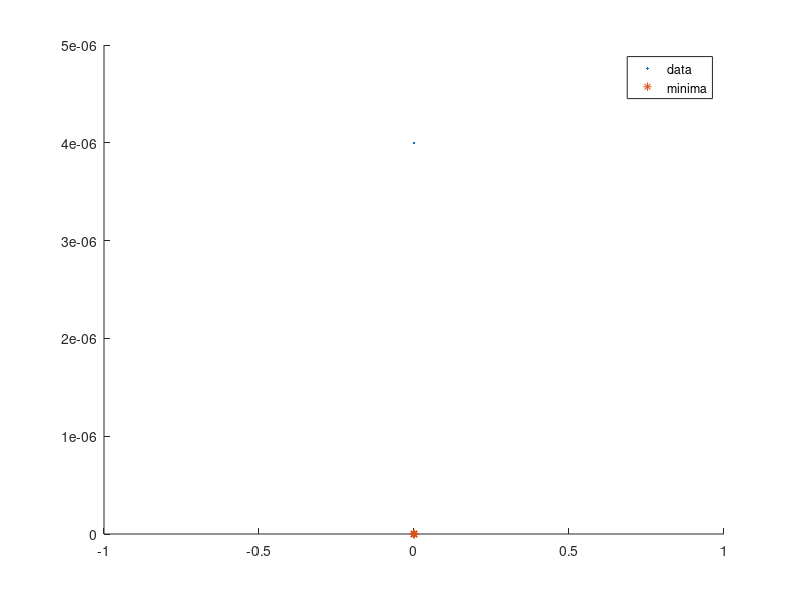

Write the MATLAB code that produced this figure. (Note: this script raises an error after producing the figure.)

% format_files;

fileID = fopen('curves_LmrP_proteoliposomes/bad/curve_2.txt');
Text = textscan(fileID, '%f %f');
fclose(fileID);
dist = Text{1}/10^15;% scaling factor
force = Text{2}/10^18;% 10^15 for curve 1?


global kb T lp C

kb = 1.38064852e-23;
T = 294;% 21°C
lp = 0.36*10^-9;
C = kb*T/lp;



%%% first step is to find local minimas of the FD profile.
%%% We will assume those determine the position of a crest

maxmin = 9;%(max # of maxmin local minimas)
locmin = zeros(2,maxmin);
a = 1;
hi = 20; %size of half interval...
for i=1+hi:length(force)-hi
    locmin(:,a) = [dist(i); force(i)];
    a = a+1;
    if a>maxmin
        break
    end
    for j=[-hi:-1,1:hi]
        if(force(i+j)<force(i))
            a = a-1;
            break
        end
    end
end


% we compensate for offset
dist = dist-locmin(1,1);%better to subtract mean
locmin(1,:) = locmin(1,:)-locmin(1,1);

figure
hold on
plot(10^9*dist,10^12*force,'.')
plot(10^9*locmin(1,2:end),10^12*locmin(2,2:end),'*')
legend('data','minima')


Lc = zeros(1,maxmin);
for i = 2:maxmin % starting at 2 'cause first min is always bad
    Xi = locmin(1,i);
    Fi = locmin(2,i);
    
    A = 4*Fi/C;
    p = [A, 2*Xi*(3-A), -Xi^2*(9-A), 4*Xi^3];
    thisroots = roots(p);
    thisroots = thisroots(thisroots>0);
    Lc(i) = real(thisroots(1));
end



for i=1:maxmin
    X = linspace(0,Lc(i)*95/100,1000);
    F = fd_curve(Lc(i),X);
    plot(10^9*X,10^12*F);
    title('FD curves fit to minimas')
    xlabel('Distance (nm)');
    ylabel('Force (pN)');
end





Lfit = Lc; % L's according to least square fit, prior is = Lc

figure
hold on
for i=2:maxmin % for each valid minima
    % We select the points that are between this minima and the previous
    % one, and fit a FD curve with min least squares
    Xs = dist(dist(dist <= locmin(1,i))>Lfit(1,i-1)); %carefull, locmin looses some info!!
    Fs = force(dist(dist <= locmin(1,i))>Lfit(1,i-1));
    
    
    Fx = @(Lc,x) -C*(1./(4*(1-x/Lc).^2)-1/4+x/Lc);
    %options = optimoptions('lsqcurvefit','FunctionTolerance',10^-10);
    %options = optimset('MaxFunctionEvaluations',500);
    Lfit(i) = lsqcurvefit(Fx, Lfit(i), Xs, Fs);
    
    plot(10^9*Xs, 10^12*Fs,'.'); %initial datapoints
    X = linspace(0,Lfit(i)*95/100,1000);
    plot(10^9*X, 10^12*fd_curve(Lfit(i),X)); %least square fit
    title('FD curves fit to least squares')
    xlabel('Distance (nm)');
    ylabel('Force (pN)');
end